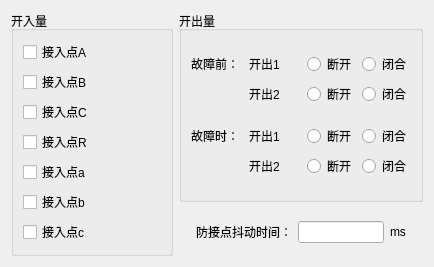
       <widget class="QWidget" name="tab_kgl">
        <attribute name="title">
         <string>开关量</string>
        </attribute>
        <layout class="QHBoxLayout" name="horizontalLayout_105" stretch="2,3">
         <item>
          <widget class="QGroupBox" name="groupBox_13">
           <property name="title">
            <string>开入量</string>
           </property>
           <layout class="QVBoxLayout" name="verticalLayout_37">
            <item>
             <widget class="QCheckBox" name="checkBox_7">
              <property name="text">
               <string>接入点A</string>
              </property>
             </widget>
            </item>
            <item>
             <widget class="QCheckBox" name="checkBox_8">
              <property name="text">
               <string>接入点B</string>
              </property>
             </widget>
            </item>
            <item>
             <widget class="QCheckBox" name="checkBox_9">
              <property name="text">
               <string>接入点C</string>
              </property>
             </widget>
            </item>
            <item>
             <widget class="QCheckBox" name="checkBox_10">
              <property name="text">
               <string>接入点R</string>
              </property>
             </widget>
            </item>
            <item>
             <widget class="QCheckBox" name="checkBox_11">
              <property name="text">
               <string>接入点a</string>
              </property>
             </widget>
            </item>
            <item>
             <widget class="QCheckBox" name="checkBox_12">
              <property name="text">
               <string>接入点b</string>
              </property>
             </widget>
            </item>
            <item>
             <widget class="QCheckBox" name="checkBox_13">
              <property name="text">
               <string>接入点c</string>
              </property>
             </widget>
            </item>
           </layout>
          </widget>
         </item>
         <item>
          <layout class="QVBoxLayout" name="verticalLayout_36" stretch="8,2">
           <item>
            <widget class="QGroupBox" name="groupBox_14">
             <property name="title">
              <string>开出量</string>
             </property>
             <layout class="QVBoxLayout" name="verticalLayout_38" stretch="1,1">
              <item>
               <layout class="QGridLayout" name="gridLayout" rowstretch="1,1" columnstretch="1,1,1">
                <item row="0" column="0">
                 <widget class="QLabel" name="label_168">
                  <property name="text">
                   <string>故障前：</string>
                  </property>
                 </widget>
                </item>
                <item row="0" column="1">
                 <widget class="QLabel" name="label_169">
                  <property name="text">
                   <string>开出1</string>
                  </property>
                 </widget>
                </item>
                <item row="0" column="2">
                 <layout class="QHBoxLayout" name="horizontalLayout_106">
                  <item>
                   <widget class="QRadioButton" name="radioButton_13">
                    <property name="text">
                     <string>断开</string>
                    </property>
                   </widget>
                  </item>
                  <item>
                   <widget class="QRadioButton" name="radioButton_14">
                    <property name="text">
                     <string>闭合</string>
                    </property>
                   </widget>
                  </item>
                 </layout>
                </item>
                <item row="1" column="0">
                 <spacer name="horizontalSpacer_124">
                  <property name="orientation">
                   <enum>Qt::Horizontal</enum>
                  </property>
                  <property name="sizeHint" stdset="0">
                   <size>
                    <width>40</width>
                    <height>20</height>
                   </size>
                  </property>
                 </spacer>
                </item>
                <item row="1" column="1">
                 <widget class="QLabel" name="label_170">
                  <property name="text">
                   <string>开出2</string>
                  </property>
                 </widget>
                </item>
                <item row="1" column="2">
                 <layout class="QHBoxLayout" name="horizontalLayout_107">
                  <item>
                   <widget class="QRadioButton" name="radioButton_15">
                    <property name="text">
                     <string>断开</string>
                    </property>
                   </widget>
                  </item>
                  <item>
                   <widget class="QRadioButton" name="radioButton_16">
                    <property name="text">
                     <string>闭合</string>
                    </property>
                   </widget>
                  </item>
                 </layout>
                </item>
               </layout>
              </item>
              <item>
               <layout class="QGridLayout" name="gridLayout_2" rowstretch="1,1" columnstretch="1,1,1">
                <item row="0" column="0">
                 <widget class="QLabel" name="label_171">
                  <property name="text">
                   <string>故障时：</string>
                  </property>
                 </widget>
                </item>
                <item row="0" column="1">
                 <widget class="QLabel" name="label_172">
                  <property name="text">
                   <string>开出1</string>
                  </property>
                 </widget>
                </item>
                <item row="0" column="2">
                 <layout class="QHBoxLayout" name="horizontalLayout_108">
                  <item>
                   <widget class="QRadioButton" name="radioButton_17">
                    <property name="text">
                     <string>断开</string>
                    </property>
                   </widget>
                  </item>
                  <item>
                   <widget class="QRadioButton" name="radioButton_18">
                    <property name="text">
                     <string>闭合</string>
                    </property>
                   </widget>
                  </item>
                 </layout>
                </item>
                <item row="1" column="0">
                 <spacer name="horizontalSpacer_125">
                  <property name="orientation">
                   <enum>Qt::Horizontal</enum>
                  </property>
                  <property name="sizeHint" stdset="0">
                   <size>
                    <width>40</width>
                    <height>20</height>
                   </size>
                  </property>
                 </spacer>
                </item>
                <item row="1" column="1">
                 <widget class="QLabel" name="label_173">
                  <property name="text">
                   <string>开出2</string>
                  </property>
                 </widget>
                </item>
                <item row="1" column="2">
                 <layout class="QHBoxLayout" name="horizontalLayout_109">
                  <item>
                   <widget class="QRadioButton" name="radioButton_19">
                    <property name="text">
                     <string>断开</string>
                    </property>
                   </widget>
                  </item>
                  <item>
                   <widget class="QRadioButton" name="radioButton_20">
                    <property name="text">
                     <string>闭合</string>
                    </property>
                   </widget>
                  </item>
                 </layout>
                </item>
               </layout>
              </item>
             </layout>
            </widget>
           </item>
           <item>
            <layout class="QHBoxLayout" name="horizontalLayout_104">
             <item>
              <spacer name="horizontalSpacer_122">
               <property name="orientation">
                <enum>Qt::Horizontal</enum>
               </property>
               <property name="sizeHint" stdset="0">
                <size>
                 <width>40</width>
                 <height>20</height>
                </size>
               </property>
              </spacer>
             </item>
             <item>
              <widget class="QLabel" name="label_166">
               <property name="text">
                <string>防接点抖动时间：</string>
               </property>
              </widget>
             </item>
             <item>
              <widget class="QLineEdit" name="lineEdit_93"/>
             </item>
             <item>
              <widget class="QLabel" name="label_167">
               <property name="text">
                <string>ms</string>
               </property>
              </widget>
             </item>
             <item>
              <spacer name="horizontalSpacer_123">
               <property name="orientation">
                <enum>Qt::Horizontal</enum>
               </property>
               <property name="sizeHint" stdset="0">
                <size>
                 <width>40</width>
                 <height>20</height>
                </size>
               </property>
              </spacer>
             </item>
            </layout>
           </item>
          </layout>
         </item>
        </layout>
       </widget>
